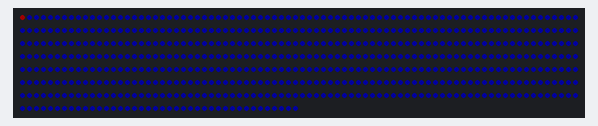
This sketch was run on a simulated ESP8266 (NodeMCU). On the bench: 600 RGB LEDs in strip order, left to right, continuing on the next row. Dim RGB values are drawn brighter than linear.

Above: at 0.1 s.

The sketch:

Blink11.ino
```cpp
#define FASTLED_ESP8266_RAW_PIN_ORDER
#define FASTLED_ESP8266_NODEMCU_PIN_ORDER
#define FASTLED_ESP8266_D1_PIN_ORDER
#define FASTLED_ALLOW_INTERRUPTS 0
#include "FastLED.h"

// How many leds in your strip?
#define NUM_LEDS 600

// For led chips like Neopixels, which have a data line, ground, and power, you just
// need to define DATA_PIN.  For led chipsets that are SPI based (four wires - data, clock,
// ground, and power), like the LPD8806 define both DATA_PIN and CLOCK_PIN
#define DATA_PIN D7
//#define CLOCK_PIN 7

// Define the array of leds
CRGB leds[NUM_LEDS];

void setup() {
      // Uncomment/edit one of the following lines for your leds arrangement.
      // FastLED.addLeds<TM1803, DATA_PIN, RGB>(leds, NUM_LEDS);
      // FastLED.addLeds<TM1804, DATA_PIN, RGB>(leds, NUM_LEDS);
      // FastLED.addLeds<TM1809, DATA_PIN, RGB>(leds, NUM_LEDS);
      // FastLED.addLeds<WS2811, DATA_PIN, RGB>(leds, NUM_LEDS);
      // FastLED.addLeds<WS2812, DATA_PIN, RGB>(leds, NUM_LEDS);
      // FastLED.addLeds<WS2812B, DATA_PIN, RGB>(leds, NUM_LEDS);
  	  FastLED.addLeds<NEOPIXEL, DATA_PIN>(leds, NUM_LEDS);
      // FastLED.addLeds<APA104, DATA_PIN, RGB>(leds, NUM_LEDS);
      // FastLED.addLeds<UCS1903, DATA_PIN, RGB>(leds, NUM_LEDS);
      // FastLED.addLeds<UCS1903B, DATA_PIN, RGB>(leds, NUM_LEDS);
      // FastLED.addLeds<GW6205, DATA_PIN, RGB>(leds, NUM_LEDS);
      // FastLED.addLeds<GW6205_400, DATA_PIN, RGB>(leds, NUM_LEDS);

      // FastLED.addLeds<WS2801, RGB>(leds, NUM_LEDS);
      // FastLED.addLeds<SM16716, RGB>(leds, NUM_LEDS);
      // FastLED.addLeds<LPD8806, RGB>(leds, NUM_LEDS);
      // FastLED.addLeds<P9813, RGB>(leds, NUM_LEDS);
      // FastLED.addLeds<APA102, RGB>(leds, NUM_LEDS);
      // FastLED.addLeds<DOTSTAR, RGB>(leds, NUM_LEDS);

      // FastLED.addLeds<WS2801, DATA_PIN, CLOCK_PIN, RGB>(leds, NUM_LEDS);
      // FastLED.addLeds<SM16716, DATA_PIN, CLOCK_PIN, RGB>(leds, NUM_LEDS);
      // FastLED.addLeds<LPD8806, DATA_PIN, CLOCK_PIN, RGB>(leds, NUM_LEDS);
      // FastLED.addLeds<P9813, DATA_PIN, CLOCK_PIN, RGB>(leds, NUM_LEDS);
      // FastLED.addLeds<APA102, DATA_PIN, CLOCK_PIN, RGB>(leds, NUM_LEDS);
      // FastLED.addLeds<DOTSTAR, DATA_PIN, CLOCK_PIN, RGB>(leds, NUM_LEDS);
       FastLED.setBrightness(32);
}

void loop() {
  // Turn the LED on, then pause
  fill_solid(leds, NUM_LEDS, CRGB::Blue);
  leds[0] = CRGB::Red;
  FastLED.show();
  delay(500);
  // Now turn the LED off, then pause
  leds[0] = CRGB::Black;
  FastLED.show();
  delay(500);
}
```
